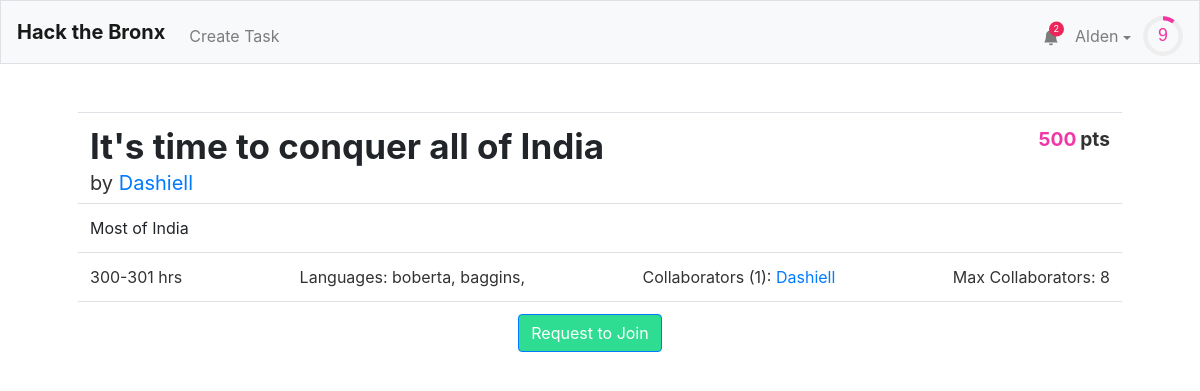
The app's page /task/2 (signed in) with its own data.
### tables this page shows
CREATE TABLE "users" (
	"id"	INTEGER NOT NULL UNIQUE,
	"username"	TEXT NOT NULL UNIQUE,
	"hash"	TEXT NOT NULL,
	"email"	TEXT,
	"tasks"	TEXT,
	"points"	INTEGER NOT NULL DEFAULT 0,
	"numcomplete"	INTEGER NOT NULL DEFAULT 0,
	"notifications"	BLOB,
	PRIMARY KEY("id" AUTOINCREMENT)
);

CREATE TABLE "tasks" (
	"id"	INTEGER NOT NULL UNIQUE,
	"title"	TEXT NOT NULL,
	"description"	TEXT,
	"languages"	BLOB,
	"image"	TEXT,
	"hmin"	INTEGER,
	"hmax"	INTEGER,
	"cmax"	INTEGER,
	"collaborators"	TEXT,
	"creator"	INTEGER,
	PRIMARY KEY("id" AUTOINCREMENT)
);

### application.py (the view, shortened to what this page needs)
@app.route("/task/<id>", methods=["GET", "POST"])
@login_required
def task(id):
    if request.method == "GET":
        task = db.execute("SELECT * FROM tasks WHERE id = :id", id=id)[0]
        creator = db.execute("SELECT * FROM users WHERE id = :id", id=task['creator'])[0]
        ids = debyte(task['collaborators'])
        task['collaborators'] = [db.execute("SELECT * FROM users WHERE id = :id", id=a)[0] for a in ids]
        collaborators = task['collaborators']
        task["points"] = calculate_points(task)
        requestsent = False
        for noti in debyte(creator['notifications']):
            if noti['format'] == 'join-prompt':
                if noti['user'] == session['user_name'] and noti['task-id'] == task['id']:
                    requestsent = True
        posts = db.execute("SELECT * FROM messages WHERE task = :task ORDER BY id ASC", task=id)[-6:]
        uid_to_username = {}
        for p in posts:
            uid_to_username[p["author"]] = db.execute("SELECT * FROM users WHERE id = :id", id = p["author"])[0]["username"]
        person = db.execute("SELECT * FROM users WHERE id = :id", id=task['creator'])[0]
        person['notifications'] = debyte(person['notifications']) if person['notifications'] != None else []
        has_requested = False
        print(person["notifications"])
        for notif in person['notifications']:
            print(notif["user"])
            if notif["user"] == session["user_name"]:
                has_requested = True
                break
        print(has_requested)
        return render_template("task.html",should_disable = ("disabled" if has_requested else ""),is_user_task=(task["creator"]==session["user_id"]), uid_to_username=uid_to_username,is_collab_task=(session["user_id"] in ids),enumerate=enumerate,len=len,collaborators=collaborators,task=task, creator=creator, user=getuser(session, db),issent=requestsent, posts = posts, lenPosts = len(posts))

### application.py (called while the page is built)
@app.after_request
def after_request(response):
    response.headers["Cache-Control"] = "no-cache, no-store, must-revalidate"
    response.headers["Expires"] = 0
    response.headers["Pragma"] = "no-cache"
    return response

### helpers.py (called while the page is built)
def login_required(f):
    @wraps(f)
    def decorated_function(*args, **kwargs):
        if session.get("user_id") is None:
            return redirect("/login")
        return f(*args, **kwargs)
    return decorated_function

def debyte(obj):
    return pickle.loads(obj)

def getuser(session, db):
    user =  db.execute("SELECT * FROM users WHERE id = :id", id=session["user_id"])[0]
    user["level"]=int(user['points']**.5//8)
    user["level-progress"] = (user['points']**.5/8-user["level"])*100
    user["notifications"] = debyte(user["notifications"]) if user["notifications"] else []
    user["notification-amount"] = len(user["notifications"])
    return user

def calculate_points(task):
    if task['hmin'] and task['hmax']:
        total = int(min((task['hmin']+task['hmax'])/2 * 100, 500))
    else:
        total = 0
    return total

### templates/task.html (shortened to what this page needs)
{% extends "layout.html" %}
{% block head %}
    <link href="/static/task.css" rel="stylesheet">
{% endblock %}
{% block main %}
<table class="table">
  <tbody>
    <tr>
      <td class="title"><h1>{{ task.title }}</h1><span class="creator-text">by <a href="/profile/{{creator.username}}">{{creator.username}}</a></span></td><td class="pts-td"><span class="points"><span>{{task.points}}</span><div> pts</div></span></td>
    </tr>
    {% if "description" in task %}
    <tr>
      <td colspan="2" class="description-text">{{task.description}}</td>
    </tr>
    {% endif %}
    <tr>
      <td colspan="2" width="100%">
        <div class="stats">
        <span class="hours-text">{{task.hmin}}-{{task.hmax}} hrs</span>
        <span class="languages-text">Languages: {{task.languages}}</span>
        <span class="collaborators-text">Collaborators ({{len(collaborators)}}): {% for i,c in enumerate(collaborators)%}<a href="/profile/{{c['username']}}">{{c['username']}}</a>{% if i < len(collaborators)-1%}, {% endif %}{% endfor %}</span>
        <span class="cmax-text">Max Collaborators: {{task.cmax}}</span>
      </div>
      </td>
    </tr>
    {% if is_user_task %}
    <tr>
      <td colspan="2" width="100%" style="text-align: center;">
        <button onclick = "openCompleteConfirmModal()" class="btn btn-primary accept-button">Mark Task as Complete</button>
        <button onclick = "openDeleteConfirmModal()" class="btn btn-primary reject-button">Delete</button>
      </td>
    </tr>
    {% elif is_collab_task %}
    <tr>
      <td colspan="2" width="100%" style="text-align: center;">
        <button onclick = "postData('leave')" class="btn btn-primary reject-button">Leave Task</button>
      </td>
    </tr>
    {% else %}
    <tr>
      <td colspan="2" width="100%" style="text-align: center;">
        <button {{ should_disable }} onclick = "postData('join')" class="btn btn-primary accept-button">Request to Join</button>
      </td>
    </tr>
    {% endif %}
  </tbody>
</table>
<div style="display:flex;justify-content: center;">
</div>
{% endblock %}

### templates/layout.html (shortened to what this page needs)
<!DOCTYPE html>
<html lang="en">
    <head>
        <link href="https://maxcdn.bootstrapcdn.com/bootstrap/4.1.3/css/bootstrap.min.css" rel="stylesheet">
        {% block head %}{% endblock %}
        <link href="/static/styles.css" rel="stylesheet">
    </head>
    <body>
        <nav style = "height: 8vh" class="navbar navbar-expand-md navbar-light bg-light border">
            <a class="navbar-brand" href="/"><b>Hack the Bronx</b></a>
            <div class="collapse navbar-collapse" id="navbar">
                {% if session.user_id %}
                    <ul class="navbar-nav mt-2">
                        <li class="nav-item"><a class="nav-link" href="/taskCreation">Create Task</a></li>
                    </ul>
                    <ul class="navbar-nav ml-auto mt-2">
                        <li style="position: relative; transform:translateX(8px) translateY(7.5px);"class="nav-item"><a class="nav-link" href="/notifications"><svg xmlns="http://www.w3.org/2000/svg" width="16" height="16" fill="currentColor" class="bi bi-bell-fill" viewBox="0 0 16 16">
  <path d="M8 16a2 2 0 0 0 2-2H6a2 2 0 0 0 2 2zm.995-14.901a1 1 0 1 0-1.99 0A5.002 5.002 0 0 0 3 6c0 1.098-.5 6-2 7h14c-1.5-1-2-5.902-2-7 0-2.42-1.72-4.44-4.005-4.901z"/>
</svg></a><span style="display:{{ "none" if user["notification-amount"] == 0 else "flex" }};" class="notification-circle">{{user["notification-amount"]}}</span></li>
                        <li class="nav-item">
                            <div id="user-information-dropdown">
                              <button onclick="showUserDropdown()" id="user-information-dropname" class="nav-link">{{ session.user_name }} <span class="dropdown-caret"></span></button>
                            </div>
                        </li>
                        <li class="nav-item">
                            <div style = "margin-left: -4px;">
                                <svg viewBox="0 0 36 36" style="transform: translateY(8px); width: 40px;">
                                    <path class="level-display-bg"
                                d="M18 2.0845
                                  a 15.9155 15.9155 0 0 1 0 31.831
                                  a 15.9155 15.9155 0 0 1 0 -31.831"
                              />
                                  <path class = "level-display"
                                    d="M18 2.0845
                                      a 15.9155 15.9155 0 0 1 0 31.831
                                      a 15.9155 15.9155 0 0 1 0 -31.831"
                                    fill="none"
                                    stroke="#444";
                                    stroke-width="1";
                                    stroke-dasharray="{{ user["level-progress"] }}, 100";
                                  />
                                  <text x="18" y="22.8" class="level">{{user["level"]}}</text>
                                </svg>
                            </div>
                        </li>
                    </ul>
                {% endif %}
            </div>
        </nav>
        <main class="container p-5">
            {% block main %}{% endblock %}
        </main>
    </body>
</html>

### static/task.css (style rules this page uses)
.accept-button { background: var(--focus-green-light); margin-right: 20px; }
h1 { font-size: 35px; font-weight: bold; }
td.title { line-height: .8; }
.creator-text { color: var(--text-main); font-size: 20px; }
.points { color: var(--text-main); display: block; font-weight: bold; font-size: 1.2em; }
.points span { color: var(--focus-pink); display: inline-block; margin-right: .2em; }
.points div { display: inline-block; }
.stats { color: var(--text-main); font-weight: normal; display: flex; justify-content: space-between; width: 100%; }
.pts-td { text-align: right; }

### static/styles.css (style rules this page uses)
:root { --text-main: #323232; --text-weak: #525252; --text-medium-1: #4a4a4a; --text-medium-2: #3d3d3d; --text-light: #ababab; --input-text: #495057; --input-border: #ced4da; --table-border: #ddd; --close-button: #aaa; --close-button-hover: black; --level-display-bg: #eee; --foreground-0: white; --foreground-1: #F8F9FA; --foreground-2: #e5e5f7; --foreground-3: #F5F5FF; --foreground-4: #f2f2f2; --tag-text: #8282a1; --tag-remove:#b4b4d4; --border-1: #DEE2E6; --background-1: #EDF1F2; --focus-skyblue: #3DB2FF; --focus-pink: #f037a5; --focus-mint: #57CC99; --focus-selectblue : #007bff; --focus-navyblue: #2D46B9; --focus-green-light: #2FDD92; --focus-green-dark: #34BE82; --focus-red-light: #EC255A; --focus-red-dark: #d11749; --error-red: #ff759d; --error-text: #8a1134; font-size: 2vh; }
#user-information-dropname { background: none; padding: 16px; border: none; cursor: pointer; }
.dropdown-caret { display: inline-block; width: 0; height: 0; vertical-align: middle; content: ""; border-style: solid; border-width: 4px 4px 0; border-right-color: transparent; border-bottom-color: transparent; border-left-color: transparent; }
#user-information-dropname { position: relative; display: inline-block; }
.level { fill: var(--focus-pink); font-family: sans-serif; font-size: 1em; text-anchor: middle; }
.notification-circle { content: ""; position: absolute; top: 10%; right: 10%; width: 15px; height: 15px; border-radius: 50%; background: var(--focus-red-light); font-size: 9px; justify-content: center; align-items: center; color: white; }

### records on screen
users: user_name "Alden"
tasks: title "It's time to conquer all of India", description "Most of India", hmin "300", hmax "301", languages "boberta, baggins,", cmax "8"
users: username "Dashiell"

### other values on screen
{{ user["notification-amount"] }} "2"
{{ user["level"] }} "9"
{{ task.points }} "500"
{{ len(collaborators) }} "1"
